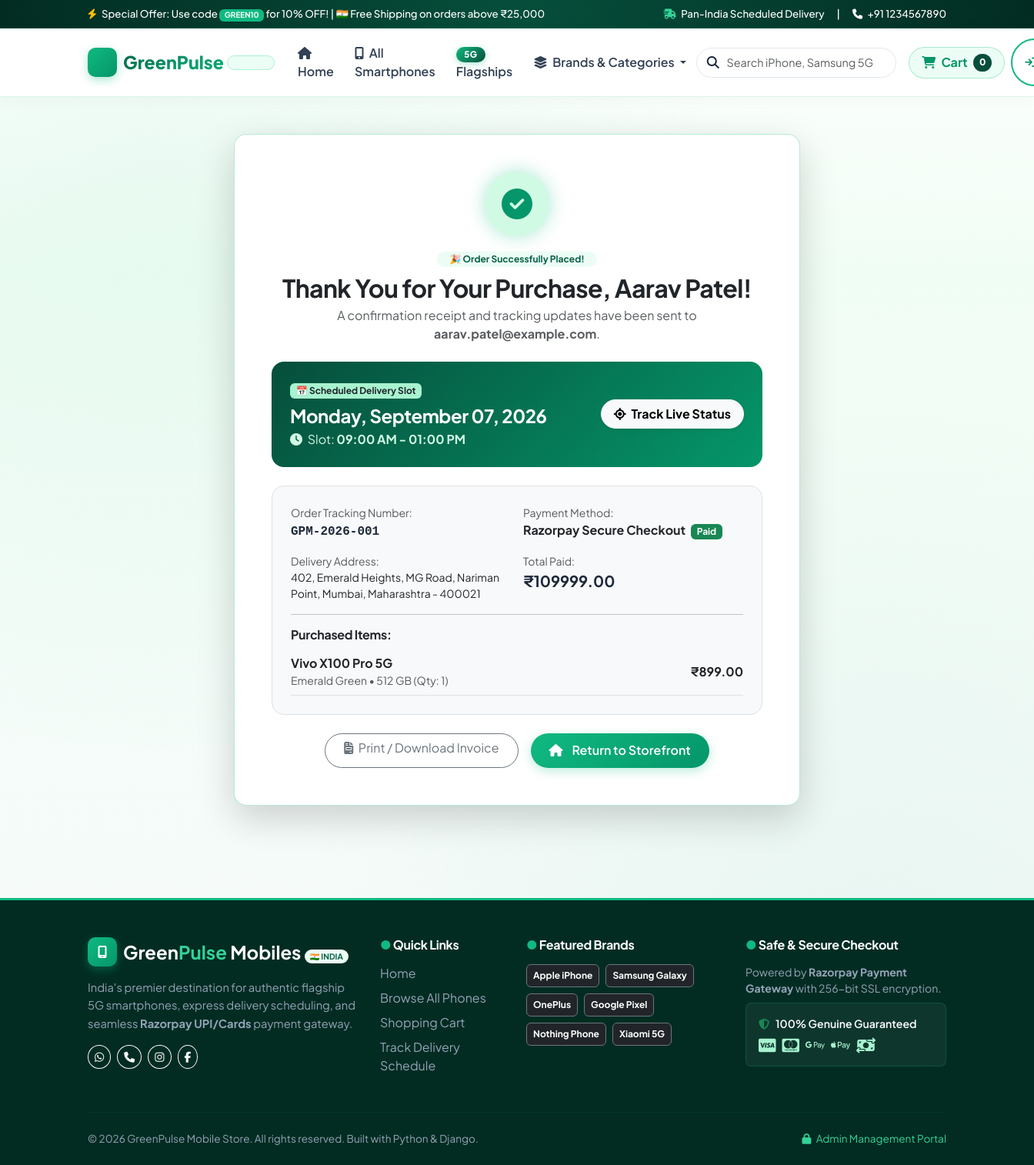
The page /order/success/GPM-2026-001/ on the database its author committed.
### store/models.py (models this page shows, shortened)
class Order(models.Model):
    PAYMENT_CHOICES = [
        ('razorpay', 'Razorpay Secure Checkout'),
        ('cod', 'Cash on Delivery (COD)'),
        ('card', 'Credit / Debit Card'),
        ('upi', 'UPI / Instant Bank Transfer'),
    ]
    PAYMENT_STATUS_CHOICES = [
        ('Pending', 'Pending'),
        ('Paid', 'Paid (Captured)'),
        ('Failed', 'Failed'),
        ('Refunded', 'Refunded'),
    ]
    ORDER_STATUS_CHOICES = [
        ('Placed', 'Order Placed'),
        ('Scheduled', 'Delivery Scheduled'),
        ('Processing', 'Processing / In Packing'),
        ('Shipped', 'Dispatched / In Transit'),
        ('Out for Delivery', 'Out for Delivery'),
        ('Delivered', 'Delivered'),
        ('Cancelled', 'Cancelled'),
    ]
    TIME_SLOT_CHOICES = [
        ('09:00 AM - 01:00 PM', 'Morning Slot (09:00 AM - 01:00 PM)'),
        ('01:00 PM - 05:00 PM', 'Afternoon Slot (01:00 PM - 05:00 PM)'),
        ('05:00 PM - 09:00 PM', 'Evening Slot (05:00 PM - 09:00 PM)'),
        ('Express Same-Day', '⚡ Express Priority Dispatch (Within 3 Hours)'),
    ]
    order_number = models.CharField(max_length=32, unique=True, editable=False)
    user = models.ForeignKey(User, on_delete=models.SET_NULL, null=True, blank=True, related_name='orders')
    full_name = models.CharField(max_length=150)
    email = models.EmailField()
    phone = models.CharField(max_length=20)
    address = models.TextField()
    city = models.CharField(max_length=100)
    state = models.CharField(max_length=100)
    pincode = models.CharField(max_length=20)
    order_notes = models.TextField(blank=True, null=True)
    scheduled_date = models.DateField(help_text="Customer's preferred delivery date")
    delivery_time_slot = models.CharField(max_length=100, choices=TIME_SLOT_CHOICES, default='09:00 AM - 01:00 PM')
    schedule_notes = models.CharField(max_length=255, blank=True, null=True, help_text="Special delivery gate instructions")
    subtotal = models.DecimalField(max_digits=10, decimal_places=2, default=0.00)
    discount_amount = models.DecimalField(max_digits=10, decimal_places=2, default=0.00)
    shipping_charge = models.DecimalField(max_digits=10, decimal_places=2, default=0.00)
    total_amount = models.DecimalField(max_digits=10, decimal_places=2)
    coupon_applied = models.CharField(max_length=50, blank=True, null=True)
    payment_method = models.CharField(max_length=30, choices=PAYMENT_CHOICES, default='razorpay')
    payment_status = models.CharField(max_length=30, choices=PAYMENT_STATUS_CHOICES, default='Pending')
    razorpay_order_id = models.CharField(max_length=100, blank=True, null=True)
    razorpay_payment_id = models.CharField(max_length=100, blank=True, null=True)
    razorpay_signature = models.CharField(max_length=255, blank=True, null=True)
    order_status = models.CharField(max_length=40, choices=ORDER_STATUS_CHOICES, default='Placed')
    tracking_number = models.CharField(max_length=50, blank=True, null=True)
    dispatch_notes = models.TextField(blank=True, null=True, help_text="Admin dispatch / warehouse remarks")
    created_at = models.DateTimeField(auto_now_add=True)
    updated_at = models.DateTimeField(auto_now=True)
    class Meta:
        ordering = ['-created_at']

class OrderItem(models.Model):
    order = models.ForeignKey(Order, on_delete=models.CASCADE, related_name='items')
    product = models.ForeignKey(Product, on_delete=models.SET_NULL, null=True, blank=True)
    product_name = models.CharField(max_length=200)
    product_image_url = models.URLField(blank=True, null=True)
    price = models.DecimalField(max_digits=10, decimal_places=2)
    quantity = models.PositiveIntegerField(default=1)
    color = models.CharField(max_length=50, default='Standard')
    storage = models.CharField(max_length=50, default='Default')
    total_price = models.DecimalField(max_digits=10, decimal_places=2)

### store/views.py (the view)
# urls.py: path('order/success/<str:order_number>/', views.order_success_view, name='order_success'),
def order_success_view(request, order_number):
    order = get_object_or_404(Order, order_number=order_number)
    return render(request, 'store/order_success.html', {'order': order})

### templates/store/order_success.html (shortened to what this page needs)
{% extends 'base.html' %}
{% load static humanize %}
{% block content %}
<div class="container py-5">
  <div class="row justify-content-center">
    <div class="col-lg-8">
      <div class="bg-white rounded-4 shadow-lg border p-4 p-md-5 text-center mb-4" style="border-color: rgba(16, 185, 129, 0.3) !important;">
        <div class="mb-3">
          <div class="d-inline-flex align-items-center justify-content-center rounded-circle" style="width: 84px; height: 84px; background: #D1FAE5; color: #059669; font-size: 2.5rem; box-shadow: 0 0 24px rgba(16, 185, 129, 0.35);">
            <i class="fa-solid fa-circle-check"></i>
          </div>
        </div>
        <span class="badge bg-emerald-100 text-emerald-800 rounded-pill px-3 py-1 fw-bold mb-2" style="background: #ECFDF5; color: #065F46;">
          🎉 Order Successfully Placed!
        </span>
        <h2 class="fw-extrabold text-dark mb-1">Thank You for Your Purchase, {{ order.full_name }}!</h2>
        <p class="text-muted mb-4">
          A confirmation receipt and tracking updates have been sent to <strong>{{ order.email }}</strong>.
        </p>
        <div class="p-4 rounded-4 text-start mb-4" style="background: linear-gradient(135deg, #064E3B 0%, #059669 100%); color: #FFFFFF;">
          <div class="d-flex flex-wrap justify-content-between align-items-center gap-3">
            <div>
              <span class="badge bg-emerald-400 text-dark fw-bold mb-2" style="background: #A7F3D0;">📅 Scheduled Delivery Slot</span>
              <h4 class="fw-bold text-white mb-1">{{ order.scheduled_date|date:"l, F d, Y" }}</h4>
              <div class="text-emerald-100" style="color: #D1FAE5;">
                <i class="fa-solid fa-clock me-1"></i> Slot: <strong>{{ order.delivery_time_slot }}</strong>
              </div>
            </div>
            <div>
              <a href="{% url 'store:order_tracking' order.order_number %}" class="btn btn-light text-emerald-900 fw-bold rounded-pill px-3 shadow-sm">
                <i class="fa-solid fa-location-crosshairs me-1"></i> Track Live Status
              </a>
            </div>
          </div>
        </div>
        <div class="text-start border rounded-4 p-4 bg-light mb-4">
          <div class="row g-3">
            <div class="col-sm-6">
              <span class="text-muted small d-block">Order Tracking Number:</span>
              <strong class="font-monospace text-emerald-700 fs-6">{{ order.order_number }}</strong>
            </div>
            <div class="col-sm-6">
              <span class="text-muted small d-block">Payment Method:</span>
              <strong class="text-dark">{{ order.get_payment_method_display }}</strong>
              <span class="badge bg-success ms-1">{{ order.payment_status }}</span>
            </div>
            <div class="col-sm-6">
              <span class="text-muted small d-block">Delivery Address:</span>
              <div class="text-dark small">{{ order.address }}, {{ order.city }}, {{ order.state }} - {{ order.pincode }}</div>
            </div>
            <div class="col-sm-6">
              <span class="text-muted small d-block">Total Paid:</span>
              <strong class="fs-5 text-emerald-800">₹{{ order.total_amount }}</strong>
            </div>
          </div>
          <hr class="my-3">
          <h6 class="fw-bold text-dark mb-2">Purchased Items:</h6>
          {% for item in order.items.all %}
            <div class="d-flex justify-content-between align-items-center py-2 border-bottom">
              <div>
                <span class="fw-bold text-dark">{{ item.product_name }}</span>
                <div class="text-muted small">{{ item.color }} • {{ item.storage }} (Qty: {{ item.quantity }})</div>
              </div>
              <div class="fw-bold text-dark">₹{{ item.total_price }}</div>
            </div>
          {% endfor %}
        </div>
        <div class="d-flex flex-wrap justify-content-center gap-3">
          <a href="{% url 'store:invoice' order.order_number %}" class="btn btn-outline-secondary rounded-pill px-4" target="_blank">
            <i class="fa-solid fa-file-invoice me-1"></i> Print / Download Invoice
          </a>
          <a href="{% url 'store:home' %}" class="btn btn-emerald rounded-pill px-4">
            <i class="fa-solid fa-house me-1"></i> Return to Storefront
          </a>
        </div>
      </div>
    </div>
  </div>
</div>
{% endblock %}

### rows shown on the page
Order: full_name "Aarav Patel", email "aarav.patel@example.com", scheduled_date "Monday, September 07, 2026", delivery_time_slot "09:00 AM - 01:00 PM", order_number "GPM-2026-001", payment_method "Razorpay Secure Checkout", payment_status "Paid", address "402, Emerald Heights, MG Road, Nariman Point", city "Mumbai", state "Maharashtra", pincode "400021", total_amount "109999.00"
OrderItem: product_name "Vivo X100 Pro 5G", color "Emerald Green", storage "512 GB", quantity "1", total_price "899.00"

### other values the page prints
{{ STORE_PHONE }} "+91 1234567890"
{{ cart_count|default:"0" }} "0"
